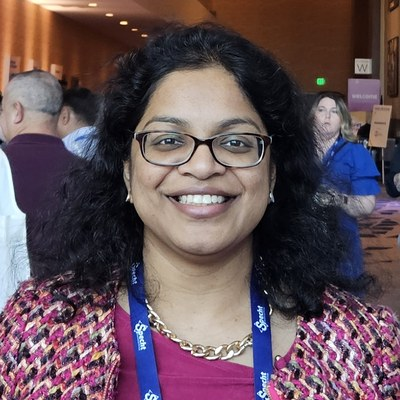
#> input picture assets/images/profile.jpg, 400 x 400 px
$ python crop_face.py ../../assets/images/profile.jpg out.png
#> lines starting #> are read from the running program, lines starting #| are printed output that depends on the picture
"""Detect the largest face in an image and crop a square portrait around it."""
import argparse
import sys
from pathlib import Path

import cv2
from PIL import Image


def detect_largest_face(image_bgr):
    gray = cv2.cvtColor(image_bgr, cv2.COLOR_BGR2GRAY)
    cascade = cv2.CascadeClassifier(
        cv2.data.haarcascades + "haarcascade_frontalface_default.xml"
    )
    faces = cascade.detectMultiScale(
        gray, scaleFactor=1.1, minNeighbors=5, minSize=(60, 60)
    )
    if len(faces) == 0:
        return None
    return max(faces, key=lambda f: f[2] * f[3])


def crop_square_portrait(image_bgr, face_bbox, padding=2.4, face_y=0.40):
    h, w = image_bgr.shape[:2]
    fx, fy, fw, fh = [int(v) for v in face_bbox]
    side = int(fh * padding)
    cx = fx + fw // 2
    cy = fy + fh // 2
    x = cx - side // 2
    y = cy - int(side * face_y)
    if side > w:
        side = w
    if side > h:
        side = h
    x = max(0, min(x, w - side))
    y = max(0, min(y, h - side))
    return image_bgr[y:y + side, x:x + side]


def main():
    p = argparse.ArgumentParser(description=__doc__)
    p.add_argument("input", help="Source image path")
    p.add_argument("output", help="Destination .jpg or .png path")
    p.add_argument("--size", type=int, default=400, help="Output square size in px")
    p.add_argument("--padding", type=float, default=2.4,
                   help="Crop side as multiple of face height")
    p.add_argument("--face-y", type=float, default=0.40,
                   help="Face center vertical position 0-1 from top")
    p.add_argument("--quality", type=int, default=88, help="JPEG quality 1-100")
    args = p.parse_args()

    img = cv2.imread(args.input)
#> img is the input picture: shape (400, 400, 3); mean B, G, R 88.5, 81.4, 101.4
    if img is None:
        print(f"FAIL: cannot load {args.input}", file=sys.stderr)
        sys.exit(1)

    face = detect_largest_face(img)
#> in detect_largest_face, `gray = cv2.cvtColor(image_bgr, cv2.COLOR_BGR2GRAY)`:
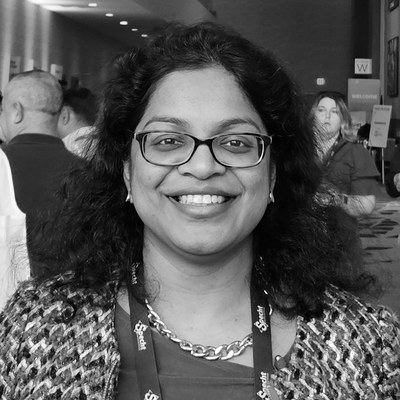
#> gray: shape (400, 400); min 0, max 255, mean 88.2
#> in detect_largest_face, `faces = cascade.detectMultiScale( gray, scaleFactor=1.1, minNeighbors=..`: faces = [[115, 75, 171, 171]]
#> face = [115, 75, 171, 171]
    if face is None:
        print("FAIL: no face detected", file=sys.stderr)
        sys.exit(2)

    cropped = crop_square_portrait(img, face, args.padding, args.face_y)
#> in crop_square_portrait, `fx, fy, fw, fh = [int(v) for v in face_bbox]`: fx = 115; fy = 75; fw = 171
#> in crop_square_portrait, `side = int(fh * padding)`: side = 410
#> in crop_square_portrait, `cx = fx + fw // 2`: cx = 200
#> in crop_square_portrait, `cy = fy + fh // 2`: cy = 160
#> in crop_square_portrait, `x = cx - side // 2`: x = -5
#> in crop_square_portrait, `y = cy - int(side * face_y)`: y = -4
#> in crop_square_portrait, `x = max(0, min(x, w - side))`: x = 0
    pil = Image.fromarray(cv2.cvtColor(cropped, cv2.COLOR_BGR2RGB)).resize(
        (args.size, args.size), Image.LANCZOS
    )

    out = Path(args.output)
    out.parent.mkdir(parents=True, exist_ok=True)
    if out.suffix.lower() == ".png":
        pil.save(out, "PNG", optimize=True)
    else:
        pil.save(out, "JPEG", quality=args.quality, optimize=True)
#> (the run stopped early here; a loop or call above may not have finished)
